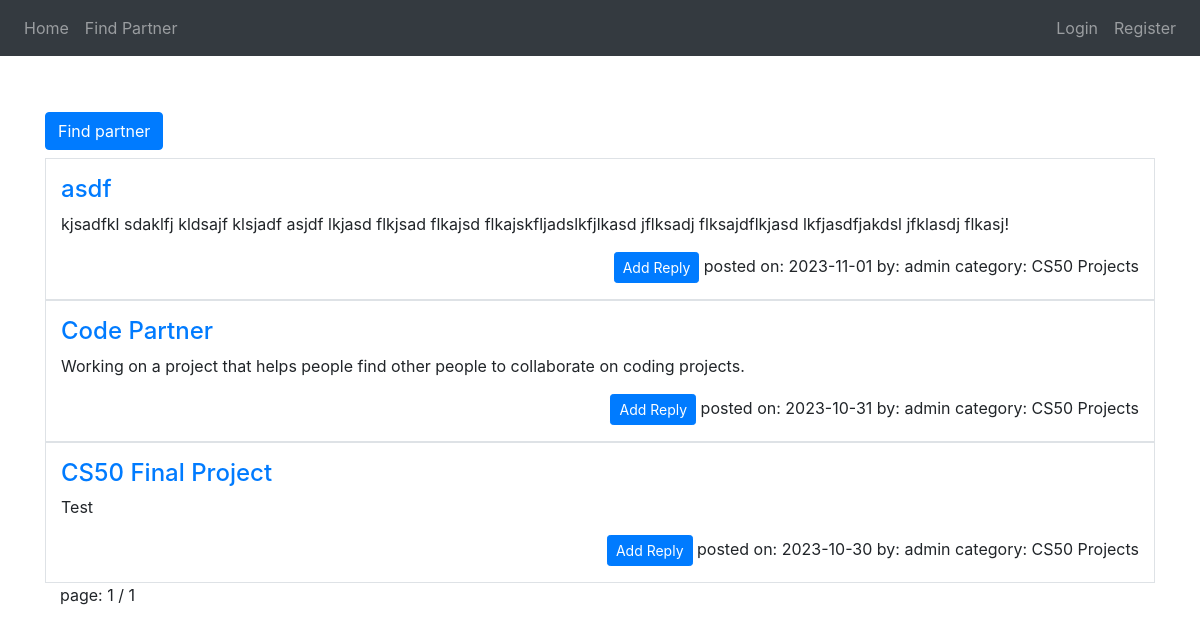
/partner, run on an earlier commit of the app's database.
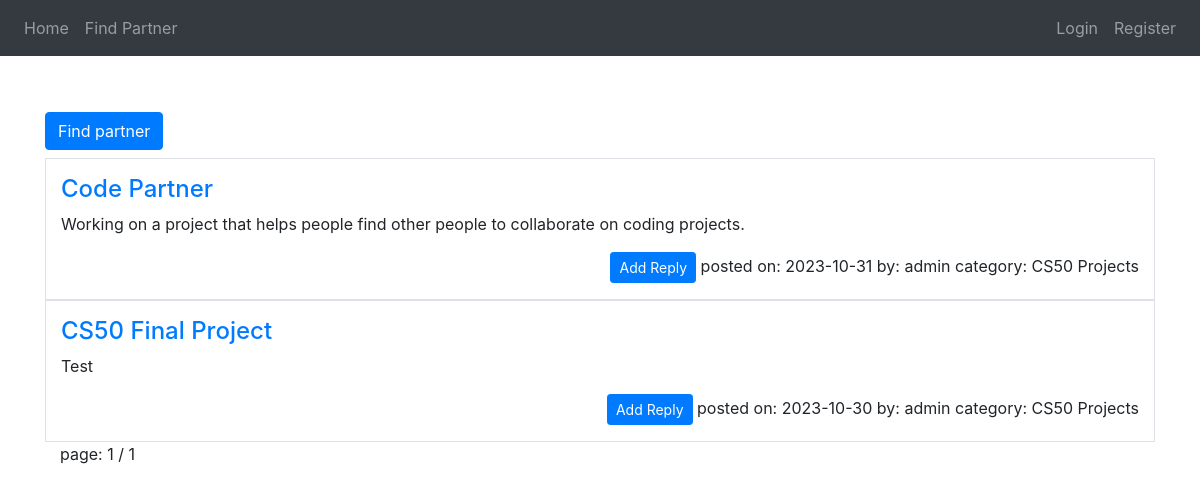
And on a later commit of the database.
### tables this page shows
CREATE TABLE posts(
    id INTEGER PRIMARY KEY AUTOINCREMENT NOT NULL,
    title TEXT NOT NULL,
    content TEXT NOT NULL,
    user_id INTEGER NOT NULL,
    category_id INTEGER NOT NULL,
    creation_date DATE NOT NULL,
    last_modified DATE NOT NULL,
    FOREIGN KEY (user_id) REFERENCES users(id),
    FOREIGN KEY (category_id) REFERENCES categories(id)
);

CREATE TABLE users(
    id INTEGER PRIMARY KEY AUTOINCREMENT NOT NULL,
    email TEXT UNIQUE NOT NULL,
    username TEXT UNIQUE NOT NULL,
    password_hash TEXT NOT NULL,
    first_name TEXT,
    last_name TEXT,
    birth_date DATE,
    registration_date DATETIME NOT NULL
);

CREATE TABLE categories(
    id INTEGER PRIMARY KEY AUTOINCREMENT NOT NULL,
    category_name TEXT NOT NULL,
    description TEXT NOT NULL,
    parent_cat_id INTEGER
);

### app.py (the view)
@app.route("/partner")
def partner():
    page = request.args.get('page', 1, type=int)
    offset = (page - 1) * 10
    cursor.execute("""SELECT posts.id, posts.title, posts.content, posts.creation_date, users.username, categories.category_name
                   FROM posts
                   JOIN users ON users.id = posts.user_id
                   JOIN categories ON categories.id = posts.category_id
                   ORDER BY posts.last_modified DESC
                   LIMIT ? OFFSET ?;""", (10, offset))
    posts = cursor.fetchall()
    cursor.execute("SELECT COUNT(*) FROM posts;")
    total_posts = cursor.fetchall()[0][0]
    total_pages = (total_posts + 10 - 1) // 10
    return render_template("partner.html", posts = posts , total_pages = total_pages, page = page)

### templates/partner.html
{% extends "layout.html" %}
{% block main %}
<button type="button" class="btn btn-primary my-2"><a class="white-link" href="/create_post">Find partner</a></button>
    <div class="container">
        {% for post in posts %}
        <div class="row pt-3 align-items-start border">
            <div class="col-12">
                <h4><a href="{{ url_for('post', id=post[0])}}"> {{post[1]}}</a></h4>
            </div>
            <div class="col text-left">
                <p>{{post[2]}}</p>
            </div>
            <div class="col-12 text-right">
                <p>
                    <button type="button" class="btn btn-primary btn-sm"><a class="white-link" href="{{ url_for('post', id=post[0])}}">Add Reply</a></button>
                    posted on: {{post[3]}} by: {{post[4]}} category: {{post[5]}}
                </p>
            </div>
        </div>
        {% endfor %}
        page: {{page}} / {{total_pages}}
    </div>
{% endblock %}

### templates/layout.html (shortened to what this page needs)
<html>
    <head>
        <link rel="stylesheet" href="https://cdn.jsdelivr.net/npm/bootstrap@4.1.3/dist/css/bootstrap.min.css">
        <link rel="stylesheet" href="static/styles.css">
    </head>
    <body>
        <nav class="navbar navbar-expand-lg navbar-dark bg-dark">
            <div class="collapse navbar-collapse" id="navbarSupportedContent">
                <ul class="navbar-nav mr-auto">
                    <li class="nav-item">
                        <a class="nav-link" href="/">Home</a>
                    </li>
                    <li class="nav-item">
                        <a class="nav-link" href="/partner">Find Partner</a>
                    </li>
                </ul>
                {% if session["user_id"] %}
                    <ul class="navbar-nav ms-auto">
                        <li class="nav-item">
                            <a class="nav-link" href="/profile">Profile</a>
                        </li>
                        <li class="nav-item">
                            <a class="nav-link" href="/logout">Logout</a>
                        </li>
                    </ul>
                {% else %}
                    <ul class="navbar-nav ms-auto">
                        <li class="nav-item">
                            <a class="nav-link" href="/login">Login</a>
                        </li>
                        <li class="nav-item">
                            <a class="nav-link" href="/register">Register</a>
                        </li>
                    </ul>
                {% endif %}
            </div>
        </nav>
        <main class="container py-5">
            {% block main %}{% endblock %}
        </main>
    </body>
</html>

### static/styles.css (style rules this page uses)
.white-link { color: white; }

What changed in the data, as far as the page shows it:
removed posts: title "asdf", content "kjsadfkl sdaklfj kldsajf klsjadf asjdf lkjasd flkjsad flkajsd flkajskfljadslkfjlkasd jflksadj flksajdflkjasd lkfjasdfjakdsl jfklasdj flkasj!", creation_date "2023-11-01", username "admin", category_name "CS50 Projects"
